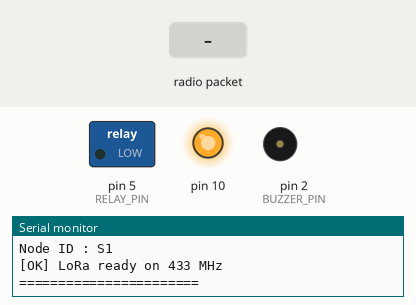
The sketch below on a simulated Arduino Uno, built with avr-gcc and run on an emulated ATmega328P. Shown: switched loads named in the sketch (green lamp = pin HIGH), output pins drawn as LEDs (lit = HIGH), buzzer (waves = sounding, pin HIGH), the last lines printed to the serial monitor. The test bench sets the inputs (shaded band). No radio packets arrive unless stated.

Above: at 1.3 s.
1.4 s: radio packet "ON" arrives
At 2.1 s:
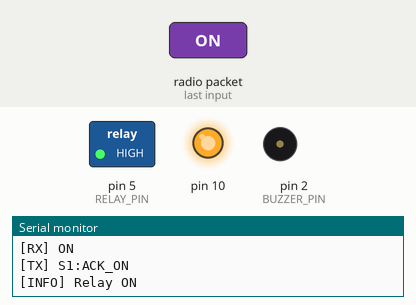
4.4 s: radio packet "OFF" arrives
At 5.6 s:
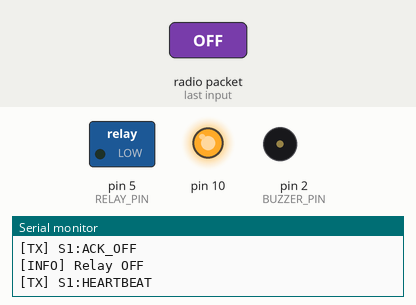
Timing chart, 0 to 7.4 s (numbered marks = the images above; inputs shaded):
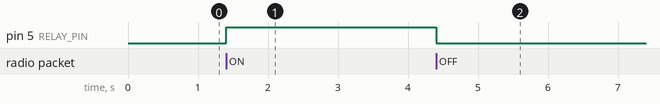

The sketch:

Smart_Street_Light_Slave_Node.ino
```cpp
// ============================================================
//  AURA — Smart Street Light  |  SLAVE NODE
//
//
//  Hardware : ESP8266 + SX1278 LoRa + Relay + Button + Buzzer
//  Protocol : Compatible with Smart_Street_Light_Head_Node.ino
//
//  Button gestures (same as head node):
//    1 press  → SOS  (buzzer ON)
//    3 presses→ FAULT
//    Long (3s)→ CLEAR (buzzer OFF)
//
//  Outgoing messages  : <NODE_ID>:HEARTBEAT / SOS / FAULT / CLEAR
//                        <NODE_ID>:ACK_ON   / ACK_OFF
//  Incoming messages  : <NODE_ID>:ON  |  <NODE_ID>:OFF   (addressed)
//                        ON  |  OFF                       (broadcast)
// ============================================================

#include <SPI.h>
#include <LoRa.h>

// ── Node Identity ────────────────────────────────────────────
// Change this for every slave: "S1", "S2", "S3" …
#define NODE_ID   "S1"

// ── LoRa Pins  (same wiring as head node) ───────────────────
#define LORA_SS    15   // D8
#define LORA_RST   16   // D0
#define LORA_DIO0   4   // D2

// ── Peripheral Pins ──────────────────────────────────────────
#define RELAY_PIN   5   // D1  — controls streetlight
#define BUTTON_PIN  0   // D3  — panic / SOS button (INPUT_PULLUP)
#define BUZZER_PIN  2   // D4  — emergency alert buzzer

// ── Timing ───────────────────────────────────────────────────
#define HEARTBEAT_INTERVAL   5000UL   // ms  — matches head node
#define PRESS_WINDOW         1000UL   // ms  — multi-press detection
#define LONG_PRESS_MS        3000UL   // ms  — CLEAR gesture
#define STATUS_INTERVAL      3000UL   // ms  — Serial status print

// ── State ────────────────────────────────────────────────────
bool relayState     = false;
bool emergencyMode  = false;
bool faultMode      = false;

// ── Heartbeat ────────────────────────────────────────────────
unsigned long lastHeartbeat = 0;

// ── Button state ─────────────────────────────────────────────
int           pressCount      = 0;
unsigned long firstPressTime  = 0;
unsigned long buttonPressStart = 0;
bool          buttonLastState  = HIGH;

// ============================================================
//  sendLoRa  — prepends NODE_ID so head node knows the source
// ============================================================
void sendLoRa(const String& msg)
{
  String packet = String(NODE_ID) + ":" + msg;

  LoRa.beginPacket();
  LoRa.print(packet);
  LoRa.endPacket();

  Serial.print("[TX] ");
  Serial.println(packet);
}


void setup()
{
  Serial.begin(115200);
  delay(100);
  Serial.println();
  Serial.println("=== AURA Slave Node ===");
  Serial.print  ("Node ID : ");
  Serial.println(NODE_ID);

  pinMode(RELAY_PIN,  OUTPUT);
  pinMode(BUTTON_PIN, INPUT_PULLUP);
  pinMode(BUZZER_PIN, OUTPUT);

  digitalWrite(RELAY_PIN,  LOW);
  digitalWrite(BUZZER_PIN, LOW);

  SPI.begin();
  LoRa.setPins(LORA_SS, LORA_RST, LORA_DIO0);

  if (!LoRa.begin(433E6))
  {
    Serial.println("[ERROR] LoRa init FAILED — check wiring");
    while (1) delay(500);
  }

  Serial.println("[OK] LoRa ready on 433 MHz");
  Serial.println("=======================");
}

// ============================================================
//  receiveLoRa — parse addressed + broadcast commands
// ============================================================
void receiveLoRa()
{
  int packetSize = LoRa.parsePacket();
  if (!packetSize) return;

  String raw = "";
  while (LoRa.available())
    raw += (char)LoRa.read();

  Serial.print("[RX] ");
  Serial.println(raw);


  String myPrefix = String(NODE_ID) + ":";
  String cmd      = "";

  if (raw.startsWith(myPrefix))
  {
    // Addressed to us
    cmd = raw.substring(myPrefix.length());
  }
  else if (raw.indexOf(':') == -1)
  {
    // Broadcast — no colon means no address prefix
    cmd = raw;
  }
  else
  {
    // Addressed to another node — ignore silently
    return;
  }

  // ── Execute command ──────────────────────────────────────
  cmd.trim();

  if (cmd == "ON")
  {
    relayState = true;
    digitalWrite(RELAY_PIN, HIGH);
    sendLoRa("ACK_ON");
    Serial.println("[INFO] Relay ON");
  }
  else if (cmd == "OFF")
  {
    relayState = false;
    digitalWrite(RELAY_PIN, LOW);
    sendLoRa("ACK_OFF");
    Serial.println("[INFO] Relay OFF");
  }
  else
  {
    Serial.print("[WARN] Unknown command: ");
    Serial.println(cmd);
  }
}

// ============================================================
//  handleButton — 1 press = SOS, 3 presses = FAULT, long = CLEAR
// ============================================================
void handleButton()
{
  bool state = digitalRead(BUTTON_PIN);

  // ── Rising edge: press starts ────────────────────────────
  if (buttonLastState == HIGH && state == LOW)
  {
    buttonPressStart = millis();

    if (pressCount == 0)
      firstPressTime = millis();

    pressCount++;
  }

  // ── Long press held for 3 s: CLEAR ──────────────────────
  if (state == LOW && (millis() - buttonPressStart) > LONG_PRESS_MS)
  {
    emergencyMode = false;
    faultMode     = false;

    digitalWrite(BUZZER_PIN, LOW);

    sendLoRa("CLEAR");
    Serial.println("[INFO] CLEAR sent");

    // Wait until button is released
    while (digitalRead(BUTTON_PIN) == LOW)
      delay(10);

    pressCount = 0;
  }

  // ── Evaluate press count after the detection window ─────
  if (pressCount > 0 && (millis() - firstPressTime) > PRESS_WINDOW)
  {
    if (pressCount == 1)
    {
      emergencyMode = true;
      digitalWrite(BUZZER_PIN, HIGH);
      sendLoRa("SOS");
      Serial.println("[ALERT] SOS sent");
    }
    else if (pressCount >= 3)
    {
      faultMode = true;
      sendLoRa("FAULT");
      Serial.println("[WARN] FAULT sent");
    }
    // 2 presses: ignored (matches head node behaviour)

    pressCount = 0;
  }

  buttonLastState = state;
}

// ============================================================
//  sendHeartbeat — every 5 s (matches head node interval)
// ============================================================
void sendHeartbeat()
{
  if (millis() - lastHeartbeat > HEARTBEAT_INTERVAL)
  {
    sendLoRa("HEARTBEAT");
    lastHeartbeat = millis();
  }
}

// ============================================================
//  printStatus — Serial debug every 3 s
// ============================================================
void printStatus()
{
  static unsigned long lastPrint = 0;

  if (millis() - lastPrint > STATUS_INTERVAL)
  {
    Serial.println();
    Serial.println("===== SLAVE STATUS =====");
    Serial.print  ("Node  : "); Serial.println(NODE_ID);
    Serial.print  ("Relay : "); Serial.println(relayState    ? "ON"  : "OFF");
    Serial.print  ("SOS   : "); Serial.println(emergencyMode ? "YES" : "NO");
    Serial.print  ("Fault : "); Serial.println(faultMode     ? "YES" : "NO");
    Serial.println("========================");

    lastPrint = millis();
  }
}

// ============================================================
//  loop
// ============================================================
void loop()
{
  receiveLoRa();
  handleButton();
  sendHeartbeat();
  printStatus();
}
```

Measured:
- after the input at 1.4 s, pin 5 (RELAY_PIN): LOW → HIGH at once
- after the input at 4.4 s, pin 5 (RELAY_PIN): HIGH → LOW at once
